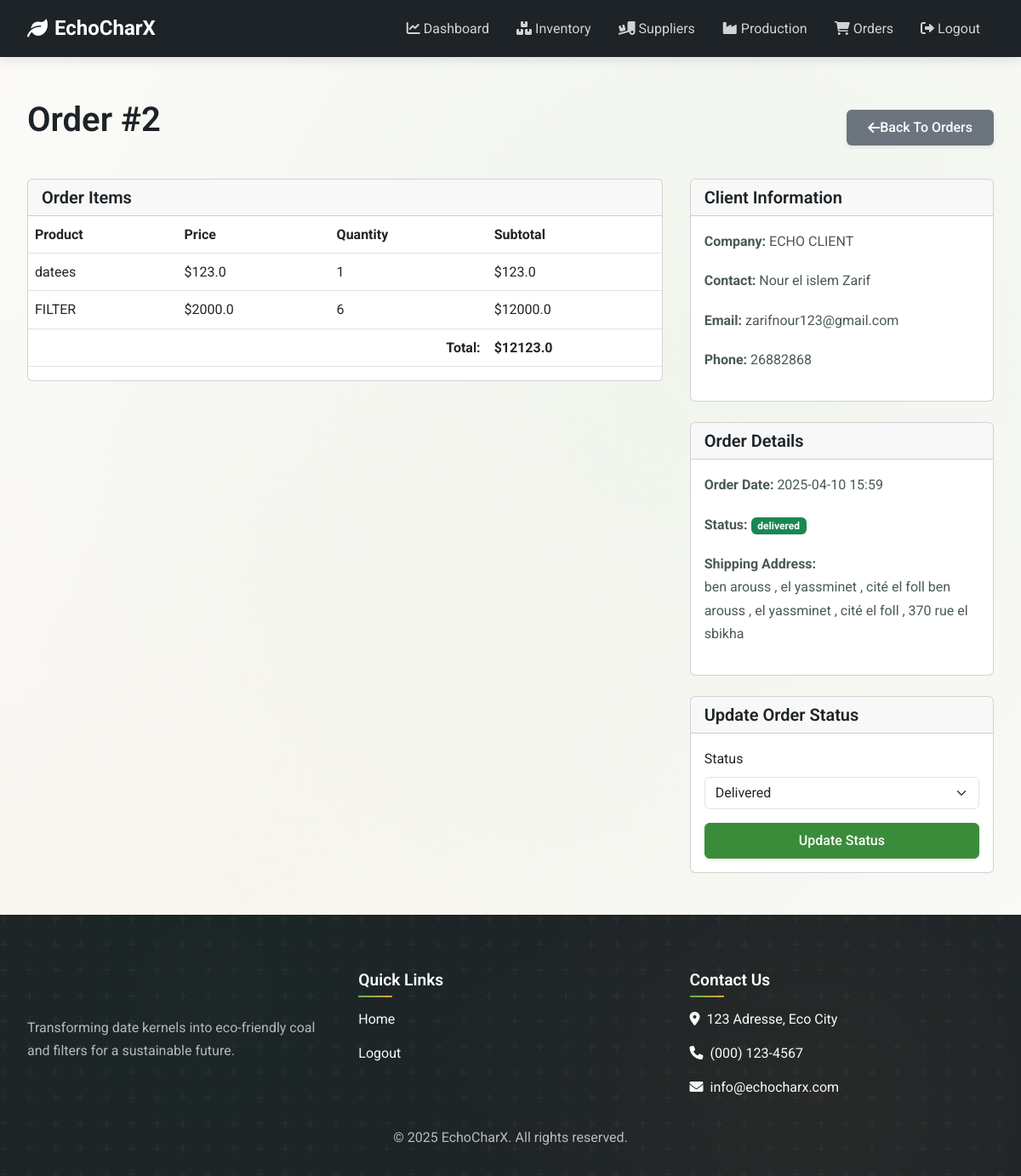
The app's page /admin/order/2 (signed in) with its own data.
### app/models.py (models this page shows, shortened)
class Order(db.Model):
    id = db.Column(db.Integer, primary_key=True)
    client_id = db.Column(db.Integer, db.ForeignKey('client.id'))
    order_date = db.Column(db.DateTime, default=datetime.utcnow)
    total_amount = db.Column(db.Float, default=0)
    status = db.Column(db.String(20), default='pending')  # pending, confirmed, shipped, delivered, cancelled
    shipping_address = db.Column(db.String(200))
    tracking_number = db.Column(db.String(100), nullable=True)
    items = db.relationship('OrderItem', backref='order', lazy='dynamic')

class OrderItem(db.Model):
    id = db.Column(db.Integer, primary_key=True)
    order_id = db.Column(db.Integer, db.ForeignKey('order.id'))
    product_id = db.Column(db.Integer, db.ForeignKey('product.id'))
    quantity = db.Column(db.Integer)
    unit_price = db.Column(db.Float)
    subtotal = db.Column(db.Float)

class Product(db.Model):
    id = db.Column(db.Integer, primary_key=True)
    name = db.Column(db.String(100))
    type = db.Column(db.String(50))  # 'echo_coal' or 'filter'
    filter_type = db.Column(db.String(50), nullable=True)  # 'air' or 'water' if type is 'filter'
    description = db.Column(db.Text)
    price = db.Column(db.Float)
    stock = db.Column(db.Integer, default=0)
    image_url = db.Column(db.String(200), nullable=True)
    created_at = db.Column(db.DateTime, default=datetime.utcnow)
    order_items = db.relationship('OrderItem', backref='product', lazy='dynamic')
    inventory_id = db.Column(db.Integer, db.ForeignKey('inventory.id'))

class Client(db.Model):
    id = db.Column(db.Integer, primary_key=True)
    user_id = db.Column(db.Integer, db.ForeignKey('user.id'))
    company_name = db.Column(db.String(100))
    contact_number = db.Column(db.String(20))
    address = db.Column(db.String(200))
    orders = db.relationship('Order', backref='client', lazy='dynamic')

class User(UserMixin, db.Model):
    id = db.Column(db.Integer, primary_key=True)
    name = db.Column(db.String(64), index=True)
    email = db.Column(db.String(120), index=True, unique=True)
    password_hash = db.Column(db.String(128))
    role_id = db.Column(db.Integer, db.ForeignKey('role.id'))
    supplier = db.relationship('Supplier', backref='user', uselist=False)
    client = db.relationship('Client', backref='user', uselist=False)
    created_at = db.Column(db.DateTime, default=datetime.utcnow)
    def is_admin(self):
        return self.role.name == 'admin'

### app/routes/admin_routes.py (the view)
@admin_bp.route('/order/<int:order_id>')
@login_required
def order_detail(order_id):
    order = Order.query.get_or_404(order_id)
    return render_template(
        'admin/order_detail.html',
        order=order
    )

### app/models.py (called while the page is built)
@login_manager.user_loader
def load_user(user_id):
    return User.query.get(int(user_id))

### app/routes/admin_routes.py (called while the page is built)
@admin_bp.before_request
def check_admin():
    if not current_user.is_authenticated or not current_user.is_admin():
        flash('You do not have permission to access this page.', 'danger')
        return redirect(url_for('auth.login'))

### app/templates/admin/order_detail.html (shortened to what this page needs)
{% extends "base.html" %}
{% block content %}
<div class="d-flex justify-content-between align-items-center mb-4">
    <h1>Order #{{ order.id }}</h1>
    <a href="{{ url_for('admin.orders') }}" class="btn btn-secondary">
        <i class="fas fa-arrow-left"></i> Back to Orders
    </a>
</div>
<div class="row">
    <div class="col-lg-8">
        <div class="card mb-4">
            <div class="card-header">
                <h5 class="mb-0">Order Items</h5>
            </div>
            <div class="card-body p-0">
                <div class="table-responsive">
                    <table class="table table-hover">
                        <thead>
                            <tr>
                                <th>Product</th>
                                <th>Price</th>
                                <th>Quantity</th>
                                <th>Subtotal</th>
                            </tr>
                        </thead>
                        <tbody>
                            {% for item in order.items %}
                            <tr>
                                <td>{{ item.product.name }}</td>
                                <td>${{ item.unit_price|round(2) }}</td>
                                <td>{{ item.quantity }}</td>
                                <td>${{ item.subtotal|round(2) }}</td>
                            </tr>
                            {% endfor %}
                        </tbody>
                        <tfoot>
                            <tr>
                                <th colspan="3" class="text-end">Total:</th>
                                <th>${{ order.total_amount|round(2) }}</th>
                            </tr>
                        </tfoot>
                    </table>
                </div>
            </div>
        </div>
    </div>
    <div class="col-lg-4">
        <div class="card mb-4">
            <div class="card-header">
                <h5 class="mb-0">Client Information</h5>
            </div>
            <div class="card-body">
                <p><strong>Company:</strong> {{ order.client.company_name }}</p>
                <p><strong>Contact:</strong> {{ order.client.user.name }}</p>
                <p><strong>Email:</strong> {{ order.client.user.email }}</p>
                <p><strong>Phone:</strong> {{ order.client.contact_number }}</p>
            </div>
        </div>
        <div class="card mb-4">
            <div class="card-header">
                <h5 class="mb-0">Order Details</h5>
            </div>
            <div class="card-body">
                <p><strong>Order Date:</strong> {{ order.order_date.strftime('%Y-%m-%d %H:%M') }}</p>
                <p><strong>Status:</strong>
                    <span class="badge bg-{{ 'success' if order.status == 'delivered' else 'danger' if order.status == 'cancelled' else 'info' if order.status == 'shipped' else 'warning' }}">
                        {{ order.status }}
                    </span>
                </p>
                <p><strong>Shipping Address:</strong><br>{{ order.shipping_address }}</p>
            </div>
        </div>
        <div class="card">
            <div class="card-header">
                <h5 class="mb-0">Update Order Status</h5>
            </div>
            <div class="card-body">
                <form method="POST" action="{{ url_for('admin.update_order_status', order_id=order.id) }}" id="orderStatusForm">
                    <div class="mb-3">
                        <label for="status" class="form-label">Status</label>
                        <select class="form-select" id="status" name="status" required>
                            <option value="delivered" {% if order.status == 'delivered' %}selected{% endif %}>Delivered</option>
                        </select>
                    </div>
                    <div class="d-grid">
                        <button type="submit" class="btn btn-primary">Update Status</button>
                    </div>
                </form>
            </div>
        </div>
    </div>
</div>
{% endblock %}

### app/static/css/style.css (style rules this page uses)
:root { --charcoal-dark: #1D2327; --charcoal-medium: #2F3A40; --charcoal-light: #4A5859; --eco-brown-dark: #4D3427; --eco-brown: #73503A; --eco-brown-light: #9F7B62; --date-gold: #C9984B; --date-amber: #E9A03B; --date-caramel: #B77834; --eco-green-dark: #2A6D2A; --eco-green: #3A8C3A; --eco-green-light: #5DB45A; --eco-cream: #F8F4E3; --eco-sand: #E8D8B5; --eco-beige: #D8C4A5; }
* { box-sizing: border-box; margin: 0; padding: 0; transition: all 0.3s ease; }
body { font-family: 'Roboto', sans-serif; line-height: 1.7; background-color: #fbfaf8; color: var(--charcoal-dark); background-image: radial-gradient(circle at 70% 30%, rgba(93, 180, 90, 0.07) 0%, transparent 70%), radial-gradient(circle at 20% 80%, rgba(201, 152, 75, 0.05) 0%, transparent 60%); background-attachment: fixed; overflow-x: hidden; }
h1, h2, h3, h4, h5, h6 { font-weight: 600; line-height: 1.3; margin-bottom: 1.2rem; color: var(--charcoal-dark); }
p { margin-bottom: 1.2rem; color: var(--charcoal-light); }
a { color: var(--eco-green); text-decoration: none; transition: all 0.3s ease; }
.row { display: flex; flex-wrap: wrap; margin: 0 -1rem; }
[class*="col-"] { padding: 0 1rem; }
.btn { display: inline-flex; align-items: center; justify-content: center; padding: 0.5rem 1.5rem; font-weight: 500; border-radius: 0.375rem; cursor: pointer; transition: all 0.3s cubic-bezier(0.175, 0.885, 0.32, 1.275); font-size: 1rem; text-transform: capitalize; border: 1px solid transparent; box-shadow: 0 2px 5px rgba(0, 0, 0, 0.08); position: relative; overflow: hidden; z-index: 1; }
.btn::before { content: ''; position: absolute; top: 0; left: -100%; width: 100%; height: 100%; background: linear-gradient(90deg, transparent, rgba(255, 255, 255, 0.2), transparent); transition: left 0.8s ease; z-index: -1; }
.btn-primary { background-color: var(--eco-green); color: white; border-color: var(--eco-green); }
html, body { height: 100%; width: 100%; margin: 0; }
body { display: flex; flex-direction: column; min-height: 100vh; }

### records on screen
Order: id "2", total_amount "12123.0", order_date "2025-04-10 15:59", status "delivered", shipping_address "ben arouss , el yassminet , cité el foll ben arouss , el yassminet , cité el foll , 370 rue el sbikha", status "Delivered"
OrderItem: product.name "datees", unit_price "123.0", quantity "1", subtotal "123.0"
OrderItem: product.name "FILTER", unit_price "2000.0", quantity "6", subtotal "12000.0"
Client: client.company_name "ECHO CLIENT", client.contact_number "26882868"
User: client.user.name "Nour el islem Zarif", client.user.email "zarifnour123@gmail.com"
